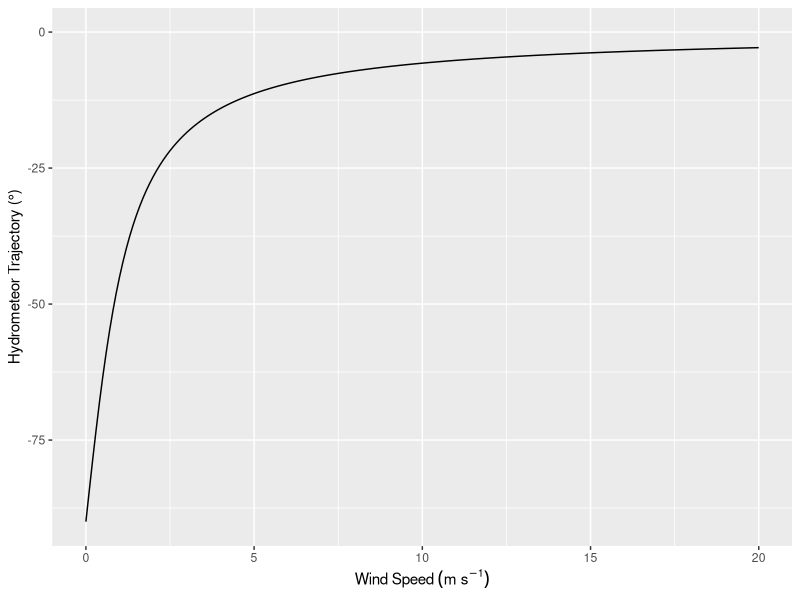
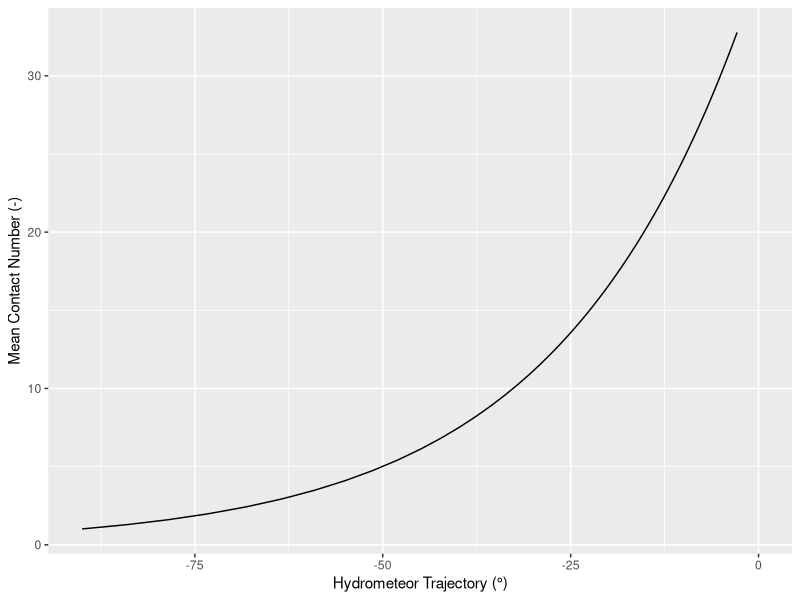
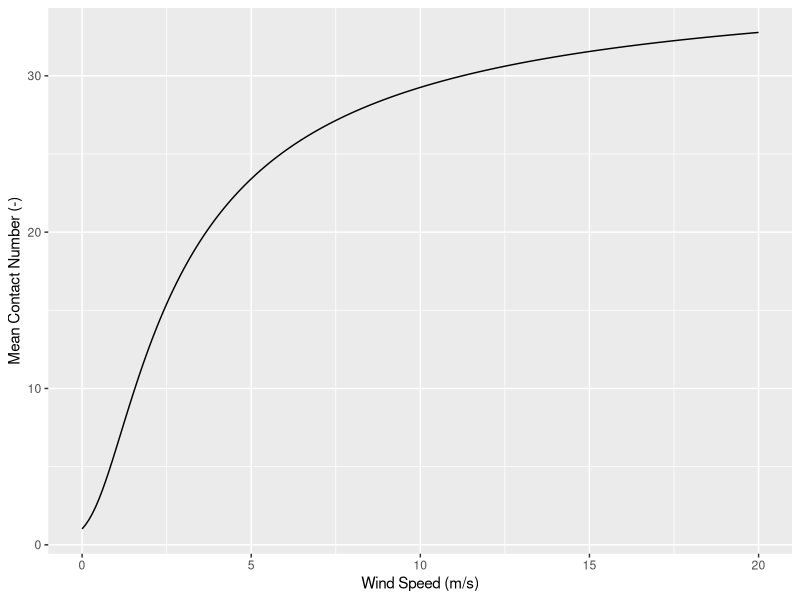
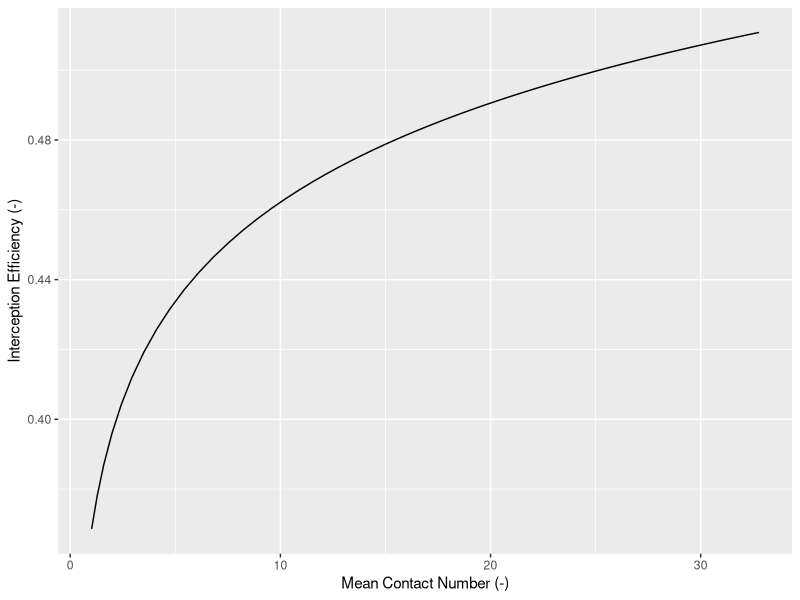
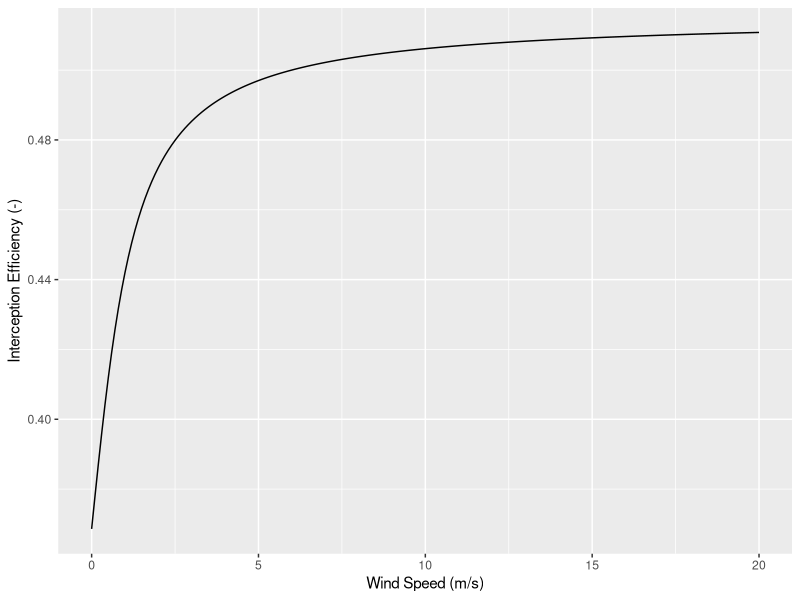
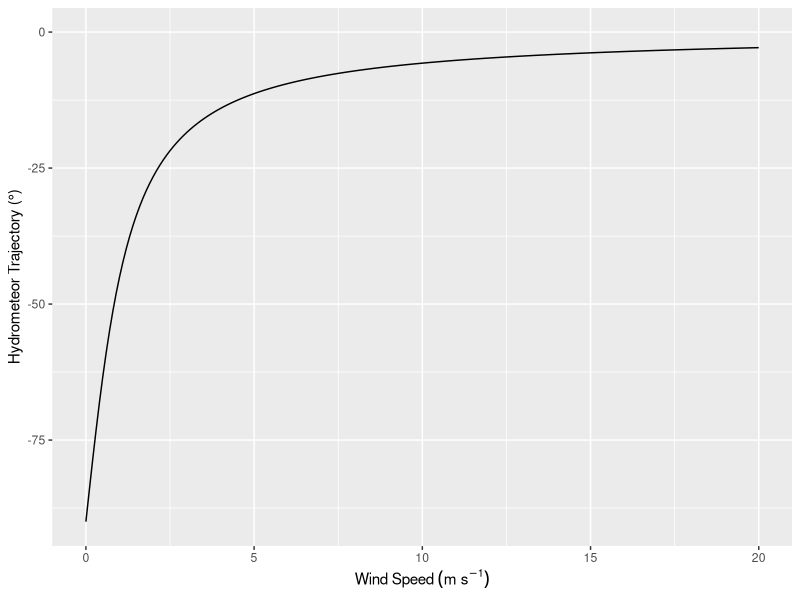
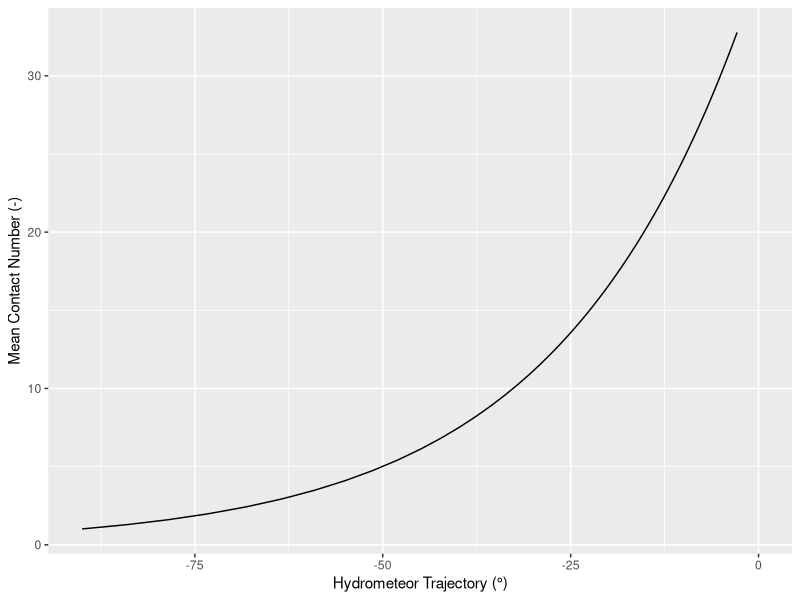
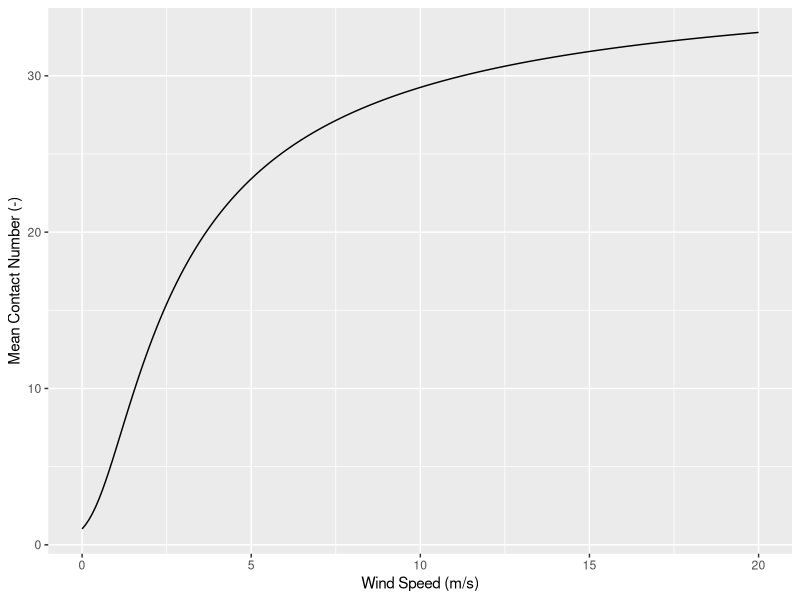

Write R code to recreate these figures, in order.
library(tidyverse)

mcn_lab <- 'Mean Contact Number (-)'
ws_lab <- 'Wind Speed (m/s)'
traj_lab <- 'Hydrometeor Trajectory (°)'
ip_lab <- 'Interception Efficiency (-)'

# returns I/P given calibrated parameters
mcn_to_ip <- function(mcn, j, k){
  ip <- k * log(mcn) + j
  return(ip)
}

traj_angle_to_mcn <- function(traj_angle, a, b){
  zenith_angle <- traj_angle + 90
  mcn <- a * exp(b*zenith_angle)
  return(mcn)
}

# returns angle in degrees from horizontal plane
traj_angle_deg <- function(wind_speed, velocity){
  slope <- -velocity/wind_speed
  angle_deg <- atan(slope) * 180 / pi

  return(angle_deg)
}

wind_speed <- seq(0,20, 0.1)
hm_velocity <- 1
# coefs below are from lidar-processing/voxrs/scripts/03
a <- 1.01824 # cal across all plots
b <- 0.03984 # cal across all plots
k <- 0.04096 # cal on PWL SW
j <- 0.36786 # cal on PWL SW

# Plot wind vs trajectory angle

traj_angle_deg_vect <- traj_angle_deg(wind_speed, hm_velocity)

ggplot(data.frame(wind_speed, traj_angle_deg_vect), aes(wind_speed, traj_angle_deg_vect)) +
  geom_line() +
  ylab(traj_lab) +
  xlab(expression(Wind~Speed~(m~s^{-1}))) +
  ylim(c(-90, 0))

ggsave('figs/examples/wind_speed_vs_traj_angle.png', device = png,
      width = 5, height = 5)

# Plot trajectory angle vs mean contact number

mcn_df <- data.frame(
  wind_speed,
  traj_angle_deg_vect,
  mcn = traj_angle_to_mcn(traj_angle_deg_vect, a, b)
)

ggplot(mcn_df,
       aes(traj_angle_deg_vect, mcn)) +
  geom_line() +
  ylab(mcn_lab) +
  xlab(traj_lab) +
  xlim(c(-90, 0))

ggsave(paste0('figs/examples/traj_angle_vs_contact_number.png'), device = png,
       width = 6, height = 5)

ggplot(mcn_df,
       aes(wind_speed, mcn)) +
  geom_line() +
  ylab(mcn_lab) +
  xlab(ws_lab)

ggsave(paste0('figs/examples/wind_speed_vs_contact_number.png'), device = png,
       width = 6, height = 5)

# Plot I/P vs wind

ip_df <- mcn_df |>
  mutate(`I/P` = mcn_to_ip(mcn, j, k))

ggplot(ip_df, aes(mcn, `I/P`)) +
  geom_line()  +
  ylab(ip_lab) +
  xlab(mcn_lab)

ggsave(paste0('figs/examples/contact_number_vs_ip.png'), device = png,
       width = 6, height = 5)

ggplot(ip_df, aes(wind_speed, `I/P`)) +
  geom_line()+
  ylab(ip_lab) +
  xlab(ws_lab)

ggsave(paste0('figs/examples/wind_speed_vs_ip.png'), device = png,
       width = 6, height = 5)
